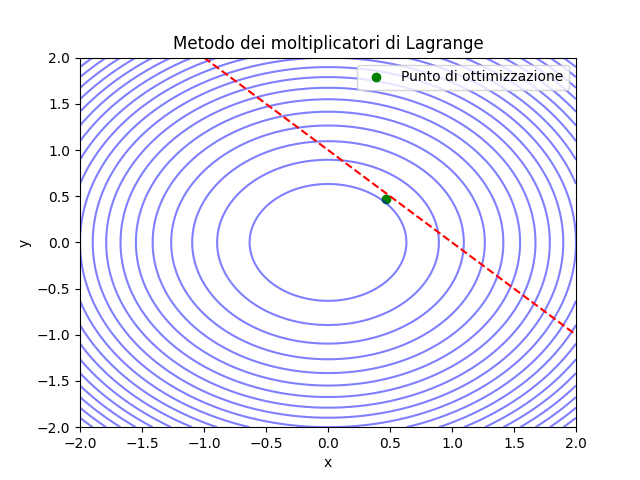

Python code for this plot:
import numpy as np
import matplotlib.pyplot as plt

# Definizione della funzione da ottimizzare
def f(x, y):
    return x**2 + y**2

# Definizione delle restrizioni
def g(x, y):
    return x + y - 1

# Generazione di punti nel dominio
x = np.linspace(-2, 2, 100)
y = np.linspace(-2, 2, 100)
X, Y = np.meshgrid(x, y)

# Valori della funzione e delle restrizioni
Z_f = f(X, Y)
Z_g = g(X, Y)

# Calcolo dei punti di ottimizzazione
constraint = np.abs(Z_g) < 0.1
optimal_points = np.logical_and(constraint, Z_f == np.min(Z_f[constraint]))

# Creazione del grafico
plt.contour(X, Y, Z_f, levels=20, colors='blue', alpha=0.5)
plt.contour(X, Y, Z_g, levels=[0], colors='red', linestyles='dashed')
plt.scatter(X[optimal_points], Y[optimal_points], color='green', label='Punto di ottimizzazione')
plt.xlabel('x')
plt.ylabel('y')
plt.title('Metodo dei moltiplicatori di Lagrange')
plt.legend()

# Visualizzazione del grafico
plt.show()
